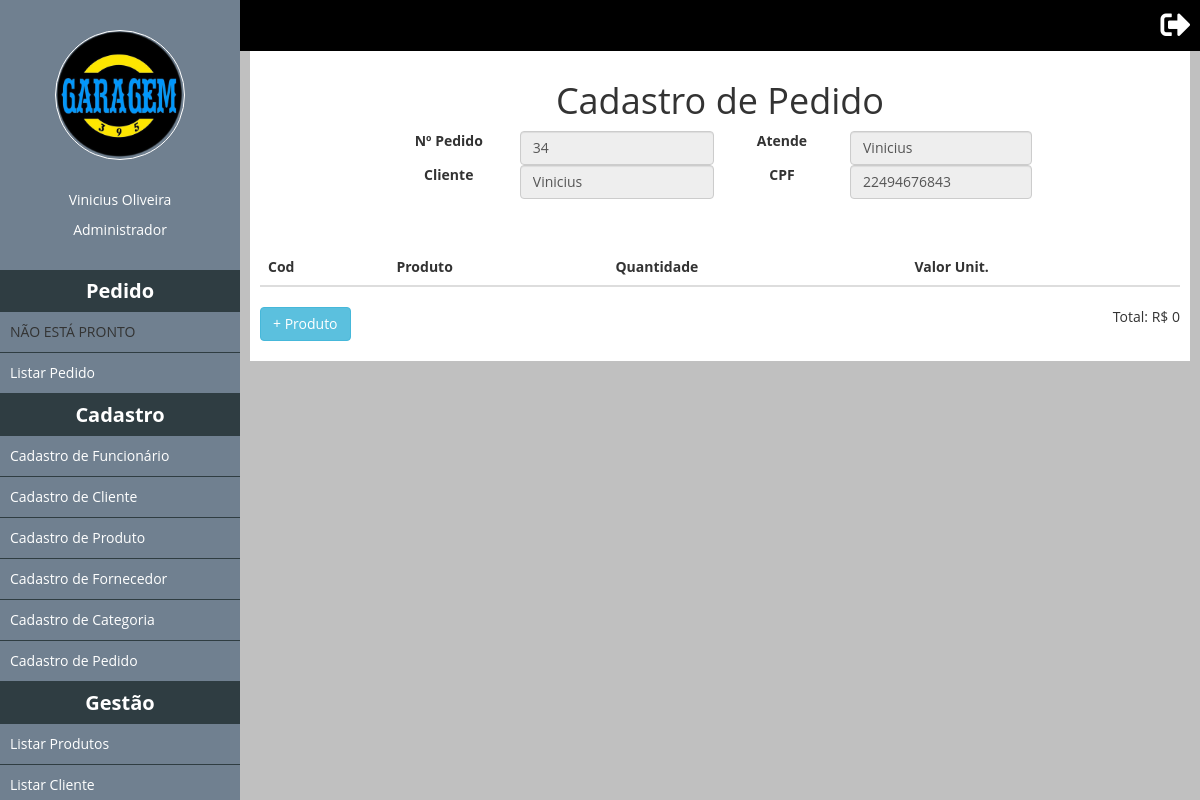
/ClienteCadastrado?id=1 (signed in), run on an earlier commit of the app's database.
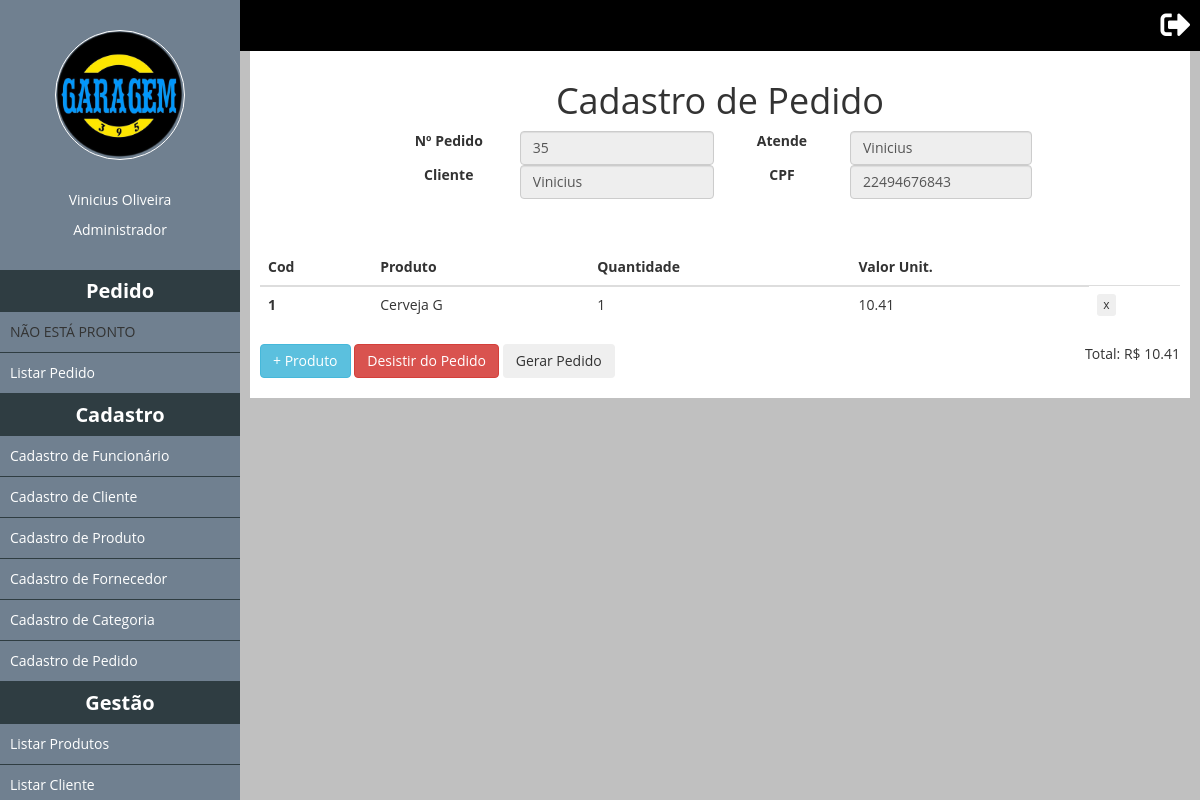
And on a later commit of the database.
### tables this page shows
CREATE TABLE `tb_pedido` (
  `idpedido` int(11) NOT NULL,
  `cliente` varchar(200) DEFAULT 'Não informado',
  `id_funcionario` int(11) NOT NULL,
  `status` char(1) NOT NULL,
  `clienteCad` bit(1) NOT NULL,
  `total` decimal(10,2) NOT NULL
);

CREATE TABLE `tb_produto_pedido` (
  `id` int(11) NOT NULL,
  `qtd` int(11) NOT NULL,
  `id_pedido` int(11) NOT NULL,
  `id_produto` int(11) NOT NULL,
  `status` bit(1) NOT NULL
);

CREATE TABLE `tb_produto` (
  `idproduto` int(11) NOT NULL,
  `nome` varchar(255) NOT NULL,
  `id_categoria` int(1) NOT NULL,
  `estoque` int(11) NOT NULL,
  `preco_unit` decimal(10,2) NOT NULL,
  `id_fornecedor` int(11) NOT NULL,
  `status` bit(1) NOT NULL,
  `alerta_estoque` int(11) DEFAULT NULL
);

### classes/Mysql.php (called while the page is built)
<?php
	class Mysql
	{
		private static $pdo;
		public static function conectar(){
			if(self::$pdo == null){
				try{
					self::$pdo = new PDO('mysql:host='.HOST.';dbname='.DATABASE,USER,PASSWORD,array(PDO::MYSQL_ATTR_INIT_COMMAND => 'SET NAMES utf8'));
					self::$pdo->setAttribute(PDO::ATTR_ERRMODE,PDO::ERRMODE_EXCEPTION);
				}catch(Exception $e){
					echo '<h2>Erro ao conectar.</h2>';
				}
			}
			return self::$pdo;
		}
	}
?>

### pages/ClienteCadastrado.php (the view, shortened to what the changed rows need)
<div class="card-title mt-5 text-center">
   <h1>Cadastro de Pedido</h1>
   <table class="container-fluid">
   <tbody>
      <tr>
         <td>
            <?php
              $client = MySql::conectar()->prepare("
                  SELECT *
                  FROM tb_cliente
                  WHERE idcliente = ?"
              );
              $client->execute(array(+$_GET['id']));
              $func = MySql::conectar()->prepare("
                  SELECT idfuncionario,nome
                  FROM tb_funcionario
                  WHERE idfuncionario = ?"
              );
              $func->execute(array(+$_SESSION['id']));
              $client = $client->fetch();
              $func = $func->fetch();
            $pedido = MySql::conectar()->prepare("
                SELECT *
                FROM tb_pedido
                WHERE status = 'C' AND id_funcionario = ?"
            );
            $pedido->execute(array(+$_SESSION['id']));
            if($pedido->rowCount() == 1){
              $pedido = $pedido->fetch();
            }
            ?>
            <form method="post" class="formatar">
               <fieldset>
                  <table>
                     <tr>
                        <td>
                           <div class="form-group">
                              <label class="col-md-4 control-label">Nº Pedido</label>
                              <div class="col-md-8 inputGroupContainer">
                              <input placeholder="Nome" name="nome" class="form-control" type="text" disabled value="<?php echo $pedido['idpedido'];?>"></div>
                           </div>
                           <div class="form-group">
                              <label class="col-md-4 control-label">Cliente</label>
                              <div class="col-md-8 inputGroupContainer">
                              <input placeholder="Nome" name="nome" class="form-control" type="text" disabled value="<?php echo $client['nome'];?>"></div>
                           </div>
                        <td>
                           <div class="form-group">
                              <label class="col-md-4 control-label">Atende</label>
                              <div class="col-md-8 inputGroupContainer">
                              <input placeholder="Endereço" name="endereco" class="form-control" type="text" disabled value="<?php echo $func['nome'];?>"></div>
                           </div>
                           <div class="form-group">
                              <label class="col-md-4 control-label">CPF</label>
                              <div class="col-md-8 inputGroupContainer" >
                              <input placeholder="CPF" name="cpf" class="form-control" type="text" maxlength="14" OnKeyPress="formatar('###.###.###-##', this)" value="<?php echo $client['cpf'];?>" disabled></div>
                           </div>
                     </tr>
                  </table>
               </fieldset>
            </form>
         </td>
      </tr>
   </tbody>
   </table>
</div>
<div class="w100 left" style="margin-top: 50px;">
   <table class="table" id="pedido">
     <thead class="thead-dark">
       <tr>
         <th scope="col">Cod</th>
         <th scope="col">Produto</th>
         <th scope="col">Quantidade</th>
         <th scope="col">Valor Unit.</th>
       </tr>
     </thead>
     <tbody>
      <?php
         $produto = MySql::conectar()->prepare("
              SELECT *
              FROM tb_produto_pedido PED
              INNER JOIN tb_produto PROD
              ON PROD.idproduto = PED.id_produto
              WHERE id_pedido = ? AND PED.status != 0"
          );
          $produto->execute(array($pedido['idpedido']));
          $total = 0;
          $produto = $produto->fetchAll();
          foreach ($produto as $key => $value):
            $total += $value['qtd'] * $value['preco_unit'];
        ?>
        <tr>
         <th scope="row"><?php echo $value['idproduto']?></th>
         <td><?php echo $value['nome']?>
         </td>
         <td><?php echo $value['qtd']?>
         </td>
         <td><?php echo $value['preco_unit']?></td>
                  <td>
                      <button class="btn btn-xs" title="Remover" type="submit">
                          x
                      </button>
                </td>
       </tr>
     <?php endforeach;
    ?>
     </tbody>
   </table>
   <button type="button" class="btn btn-info" data-toggle="modal" data-target="#myModal"  >+ Produto</button>
   <?php if($total != 0):?>
     <button type="button" class="btn btn-danger" data-toggle="modal" data-target="#ModalCancelarPed"  >Desistir do Pedido</button>
     <button type="button" class="btn" onclick="gerarPedido(<?php echo $pedido['idpedido'].','.$_GET['id'];?>)">Gerar Pedido</button>
     <?php endif;?>
   <p class="right">Total: R$ <?php echo $total;?></p>
</div>
      </div>
  </div>
</div>

What changed in the data, as far as the page shows it:
no longer on this page (row edited): tb_pedido: nome "34"
added tb_pedido: nome "35"
added tb_produto_pedido: id_produto.idproduto "1", id_produto.nome "Cerveja G", qtd "1", id_produto.preco_unit "10.41"
Also different on the page:
$total: "0" → "10.41"
text now shown: "Desistir do Pedido Gerar Pedido"
